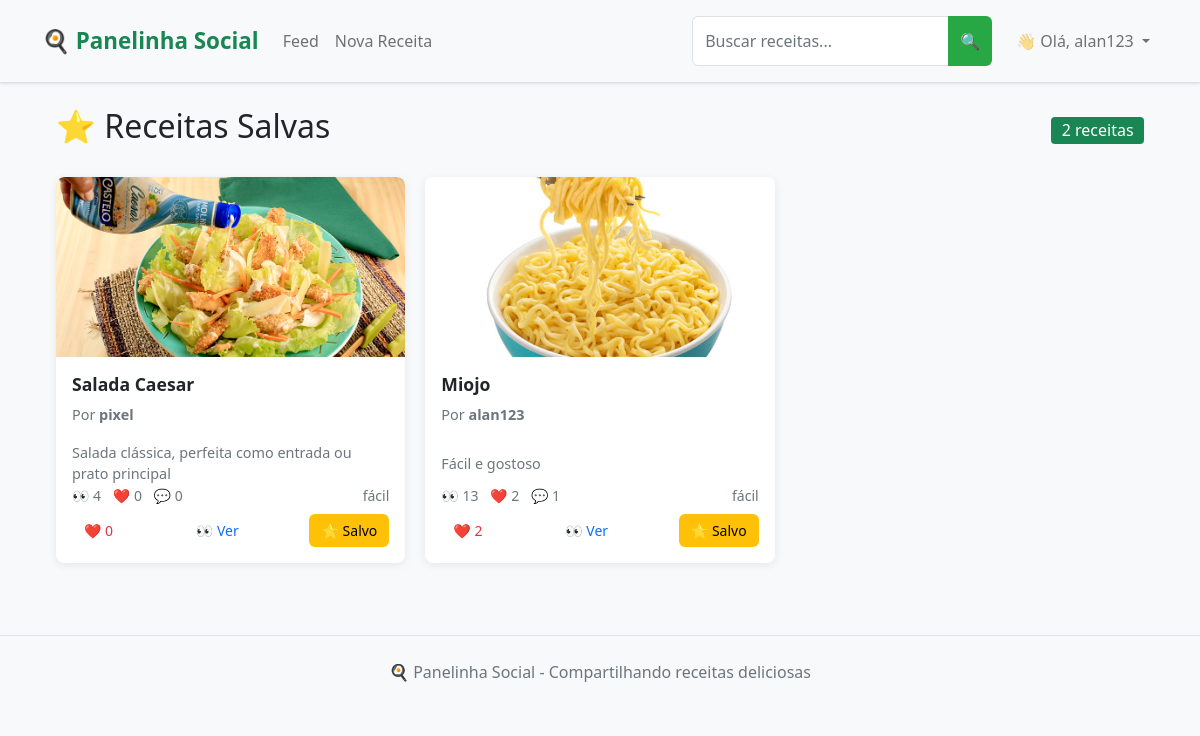
/saved_recipes (signed in), run on an earlier commit of the app's database.
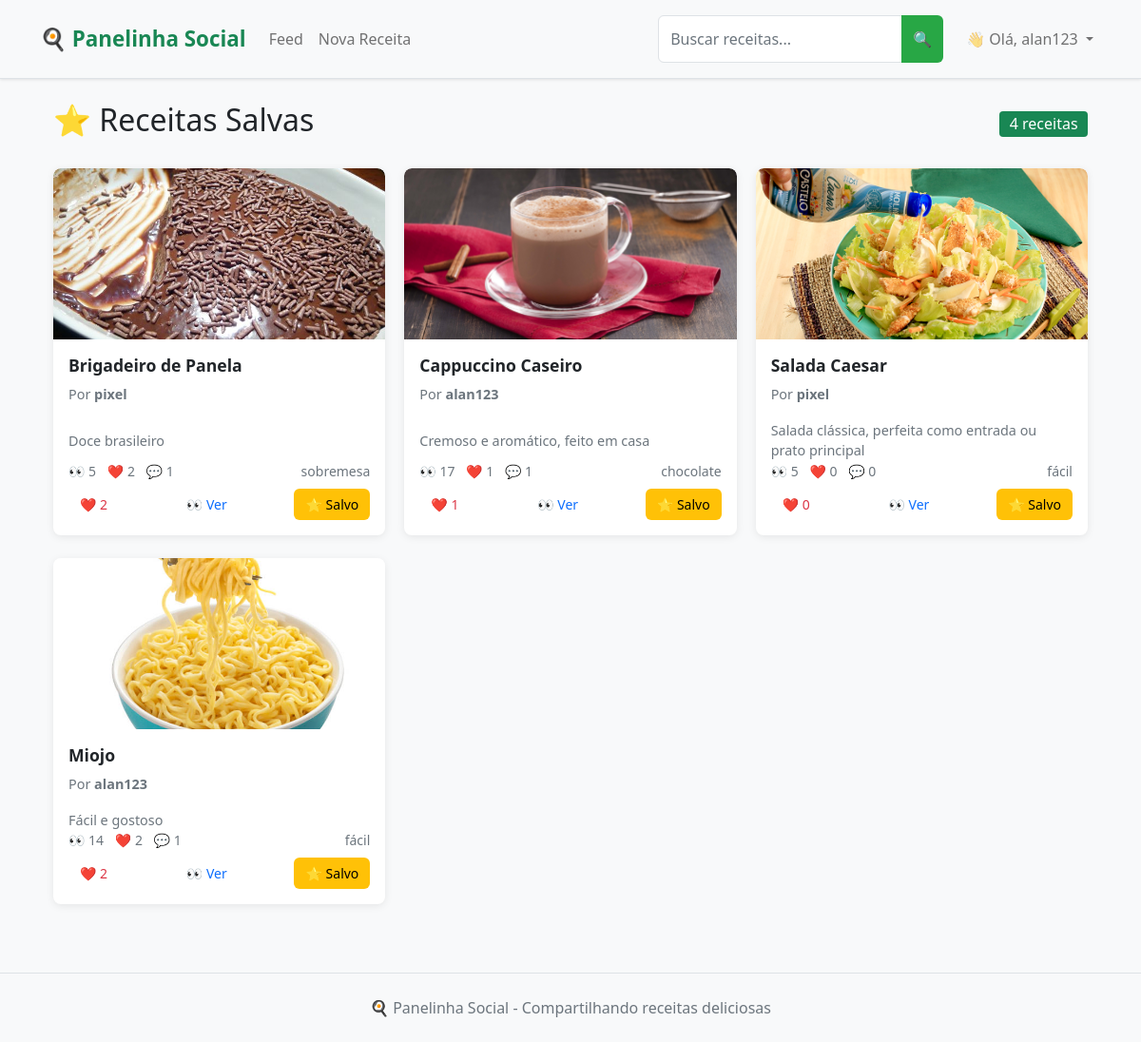
And on a later commit of the database.
### app.py (models this page shows, shortened)
class User(UserMixin, db.Model):
    __tablename__ = 'user'
    id = db.Column(db.Integer, primary_key=True)
    username = db.Column(db.String(64), unique=True, nullable=False, index=True)
    email = db.Column(db.String(120), unique=True, nullable=False, index=True)
    password_hash = db.Column(db.String(128))
    bio = db.Column(db.Text)
    profile_picture = db.Column(db.String(200))
    created_at = db.Column(db.DateTime, default=datetime.utcnow)
    recipes = db.relationship('Recipe', backref='author', lazy='select')
    likes = db.relationship('Like', backref='user', lazy='select')
    comments = db.relationship('Comment', backref='user', lazy='select')
    saved_recipes = db.relationship('SavedRecipe', backref='user', lazy='select')

class Recipe(db.Model):
    __tablename__ = 'recipe'
    id = db.Column(db.Integer, primary_key=True)
    title = db.Column(db.String(100), nullable=False, index=True)
    description = db.Column(db.Text)
    ingredients = db.Column(db.Text)
    steps = db.Column(db.Text)
    image = db.Column(db.String(200))
    categories = db.Column(db.String(200))
    difficulty = db.Column(db.String(20), nullable=False, default='Fácil', index=True)  # NOVO CAMPO
    is_draft = db.Column(db.Boolean, default=False, index=True)
    created_at = db.Column(db.DateTime, default=datetime.utcnow, index=True)
    updated_at = db.Column(db.DateTime, default=datetime.utcnow, onupdate=datetime.utcnow)
    views = db.Column(db.Integer, default=0, index=True)
    user_id = db.Column(db.Integer, db.ForeignKey('user.id'), nullable=False, index=True)
    likes = db.relationship('Like', backref='recipe', lazy='select')
    comments = db.relationship('Comment', backref='recipe', lazy='select')
    saved_by = db.relationship('SavedRecipe', backref='recipe', lazy='select')
    def like_count(self):
        if hasattr(self, '_like_count'):
            return self._like_count
        return len(self.likes)
    def comment_count(self):
        if hasattr(self, '_comment_count'):
            return self._comment_count
        return len(self.comments)

### app.py (the view)
@app.route('/saved_recipes')
@login_required
def saved_recipes():
    saved_query = SavedRecipe.query.filter_by(user_id=current_user.id).order_by(SavedRecipe.saved_at.desc())
    saved_items = saved_query.all()
    if not saved_items:
        return render_template('saved_recipes.html', title='Receitas Salvas', recipes=[])
    recipe_ids = [item.recipe_id for item in saved_items]
    recipes_query = Recipe.query.filter(Recipe.id.in_(recipe_ids)).filter_by(is_draft=False)
    recipes = get_recipes_with_counts(recipes_query)
    recipe_dict = {recipe.id: recipe for recipe in recipes}
    ordered_recipes = [recipe_dict[item.recipe_id] for item in saved_items if item.recipe_id in recipe_dict]
    return render_template('saved_recipes.html', title='Receitas Salvas', recipes=ordered_recipes)

### app.py (called while the page is built)
@login_manager.user_loader
def load_user(id):
    return User.query.get(int(id))

### templates/saved_recipes.html (shortened to what this page needs)
{% extends "base.html" %}
{% block content %}
<div class="container-fluid">
    <div class="row">
        <div class="col-12">
            <div class="d-flex justify-content-between align-items-center mb-4">
                <h2>⭐ Receitas Salvas</h2>
                <span class="badge bg-success fs-6">{{ recipes|length }} receitas</span>
            </div>
            {% if recipes %}
                <div class="row">
                    {% for recipe in recipes %}
                        <div class="col-xl-4 col-lg-6 col-md-6 mb-4">
                            <div class="card h-100 recipe-card">
                                <a href="{{ url_for('recipe_detail', recipe_id=recipe.id) }}" class="text-decoration-none">
                                    {% if recipe.image %}
                                        <img src="{{ url_for('static', filename='uploads/' + recipe.image) }}"
                                             class="card-img-top" alt="{{ recipe.title }}">
                                    {% else %}
                                        <div class="card-img-top bg-light d-flex align-items-center justify-content-center"
                                             style="height: 200px;">
                                            <span class="text-muted">📷 Sem imagem</span>
                                        </div>
                                    {% endif %}
                                </a>
                                <div class="card-body d-flex flex-column">
                                    <a href="{{ url_for('recipe_detail', recipe_id=recipe.id) }}" class="text-decoration-none text-dark">
                                        <h5 class="card-title">{{ recipe.title }}</h5>
                                    </a>
                                    <p class="card-text text-muted small">
                                        Por <strong>{{ recipe.author.username }}</strong>
                                    </p>
                                    <a href="{{ url_for('recipe_detail', recipe_id=recipe.id) }}" class="text-decoration-none text-dark flex-grow-1">
                                        <p class="card-text">{{ recipe.description[:100] }}{% if recipe.description|length > 100 %}...{% endif %}</p>
                                    </a>
                                    <div class="mt-auto">
                                        <div class="d-flex justify-content-between align-items-center mb-2">
                                            <div class="text-muted small">
                                                <span class="me-2">👀 {{ recipe.views }}</span>
                                                <span class="me-2">❤️ {{ recipe.like_count() }}</span>
                                                <span>💬 {{ recipe.comment_count() }}</span>
                                            </div>
                                            {% if recipe.categories %}
                                                <small class="text-muted">
                                                    {{ recipe.categories.split(',')[0] }}
                                                </small>
                                            {% endif %}
                                        </div>
                                        <div class="d-flex justify-content-between">
                                            <button class="btn btn-sm btn-outline-danger like-btn"
                                                    data-recipe-id="{{ recipe.id }}">
                                                ❤️ <span class="like-count">{{ recipe.like_count() }}</span>
                                            </button>
                                            <a href="{{ url_for('recipe_detail', recipe_id=recipe.id) }}"
                                               class="btn btn-sm btn-outline-primary">
                                                👀 Ver
                                            </a>
                                            <button class="btn btn-sm btn-outline-warning save-btn active"
                                                    data-recipe-id="{{ recipe.id }}"
                                                    title="Remover dos salvos">
                                                ⭐ Salvo
                                            </button>
                                        </div>
                                    </div>
                                </div>
                            </div>
                        </div>
                    {% endfor %}
                </div>
            {% endif %}
        </div>
    </div>
</div>
{% endblock %}

### templates/base.html (shortened to what this page needs)
<!DOCTYPE html>
<html lang="pt-br">
<head>
    <link href="https://cdn.jsdelivr.net/npm/bootstrap@5.1.3/dist/css/bootstrap.min.css" rel="stylesheet">
    <link rel="stylesheet" href="{{ url_for('static', filename='css/style.css') }}">
</head>
<body>
    <nav class="navbar navbar-expand-lg navbar-light bg-light border-bottom">
        <div class="container">
            <a class="navbar-brand fw-bold text-success" href="{{ url_for('index') }}">
                🍳 Panelinha Social
            </a>
            <div class="collapse navbar-collapse" id="navbarNav">
                <ul class="navbar-nav me-auto">
                    {% if current_user.is_authenticated %}
                        <li class="nav-item">
                            <a class="nav-link" href="{{ url_for('feed') }}">Feed</a>
                        </li>
                        <li class="nav-item">
                            <a class="nav-link" href="{{ url_for('new_recipe') }}">Nova Receita</a>
                        </li>
                    {% endif %}
                </ul>
                <form class="d-flex me-3" action="{{ url_for('search') }}" method="GET">
                    <div class="input-group" style="min-width: 250px;">
                        <input type="text"
                            name="q"
                            class="form-control"
                            placeholder="Buscar receitas..."
                            value="{{ request.args.get('q', '') }}">
                        <button class="btn btn-success" type="submit">
                            🔍
                        </button>
                    </div>
                </form>
                <div class="navbar-nav">
                    {% if current_user.is_authenticated %}
                        <div class="nav-item dropdown">
                            <a class="nav-link dropdown-toggle" href="#" role="button" data-bs-toggle="dropdown">
                                👋 Olá, {{ current_user.username }}
                            </a>
                        </div>
                    {% else %}
                        <a class="nav-link" href="{{ url_for('login') }}">Entrar</a>
                        <a class="nav-link" href="{{ url_for('register') }}">Cadastrar</a>
                    {% endif %}
                </div>
            </div>
        </div>
    </nav>
    <div class="container mt-4">
        {% block content %}{% endblock %}
    </div>
    <footer class="bg-light text-center text-muted py-4 mt-5 border-top">
        <div class="container">
            <p class="mb-0">🍳 Panelinha Social - Compartilhando receitas deliciosas</p>
        </div>
    </footer>
</body>
</html>

### static/css/style.css (style rules this page uses)
:root { --primary-color: #28a745; --primary-hover: #218838; --light-bg: #f8f9fa; --card-shadow: 0 2px 8px rgba(0, 0, 0, 0.08); --card-hover-shadow: 0 4px 12px rgba(0, 0, 0, 0.12); }
* { box-sizing: border-box; }
body { background-color: var(--light-bg); font-family: system-ui, -apple-system, sans-serif; line-height: 1.5; margin: 0; padding: 0; }
.container-fluid { padding: 0 15px; }
.recipe-card { border: none; border-radius: 8px; box-shadow: var(--card-shadow); transition: box-shadow 0.2s ease; background: white; overflow: hidden; height: 100%; }
.card-img-top { border-radius: 8px 8px 0 0; height: 180px; object-fit: cover; width: 100%; }
.card-body { padding: 1rem; display: flex; flex-direction: column; height: 100%; }
.card-title { font-size: 1.1rem; font-weight: 600; margin-bottom: 0.5rem; line-height: 1.3; }
.card-text { font-size: 0.9rem; color: #6c757d; flex-grow: 1; }
.btn { border-radius: 6px; font-weight: 500; transition: all 0.15s ease; border: none; }
.btn-success { background-color: var(--primary-color); }
.btn-sm { padding: 0.375rem 0.75rem; font-size: 0.875rem; }
.row { display: flex; flex-wrap: wrap; margin: 0 -10px; }
.col-xl-4, .col-lg-6, .col-md-6 { padding: 0 10px; margin-bottom: 20px; }
.navbar { padding: 1rem 0; box-shadow: 0 1px 3px rgba(0,0,0,0.1); }
.navbar-brand { font-weight: 700; font-size: 1.4rem; }
.card { border: none; border-radius: 8px; box-shadow: var(--card-shadow); }
.badge { font-weight: 500; border-radius: 4px; font-size: 0.75rem; }
.form-control { border-radius: 6px; border: 1px solid #dee2e6; padding: 0.75rem; transition: border-color 0.15s ease; }
footer { margin-top: 3rem; padding: 2rem 0; background: white; border-top: 1px solid #dee2e6; }
@media (max-width: 1200px) { .container-fluid { padding: 0 12px; } }
img { max-width: 100%; height: auto; }
.text-muted { color: #6c757d !important; }

What changed in the data, as far as the page shows it:
now on this page (row unchanged): Recipe: image (picture), title "Brigadeiro de Panela", author.username "pixel", description "Doce brasileiro", views "5", like_count "2", comment_count "1", categories "sobremesa"
now on this page (row unchanged): Recipe: image (picture), title "Cappuccino Caseiro", author.username "alan123", description "Cremoso e aromático, feito em casa", views "17", like_count "1", comment_count "1", categories "chocolate"
changed Recipe "Salada Caesar": views "4" → "5"
changed Recipe "Miojo": views "13" → "14"
Also different on the page:
{{ recipes|length }}: "2" → "4"
